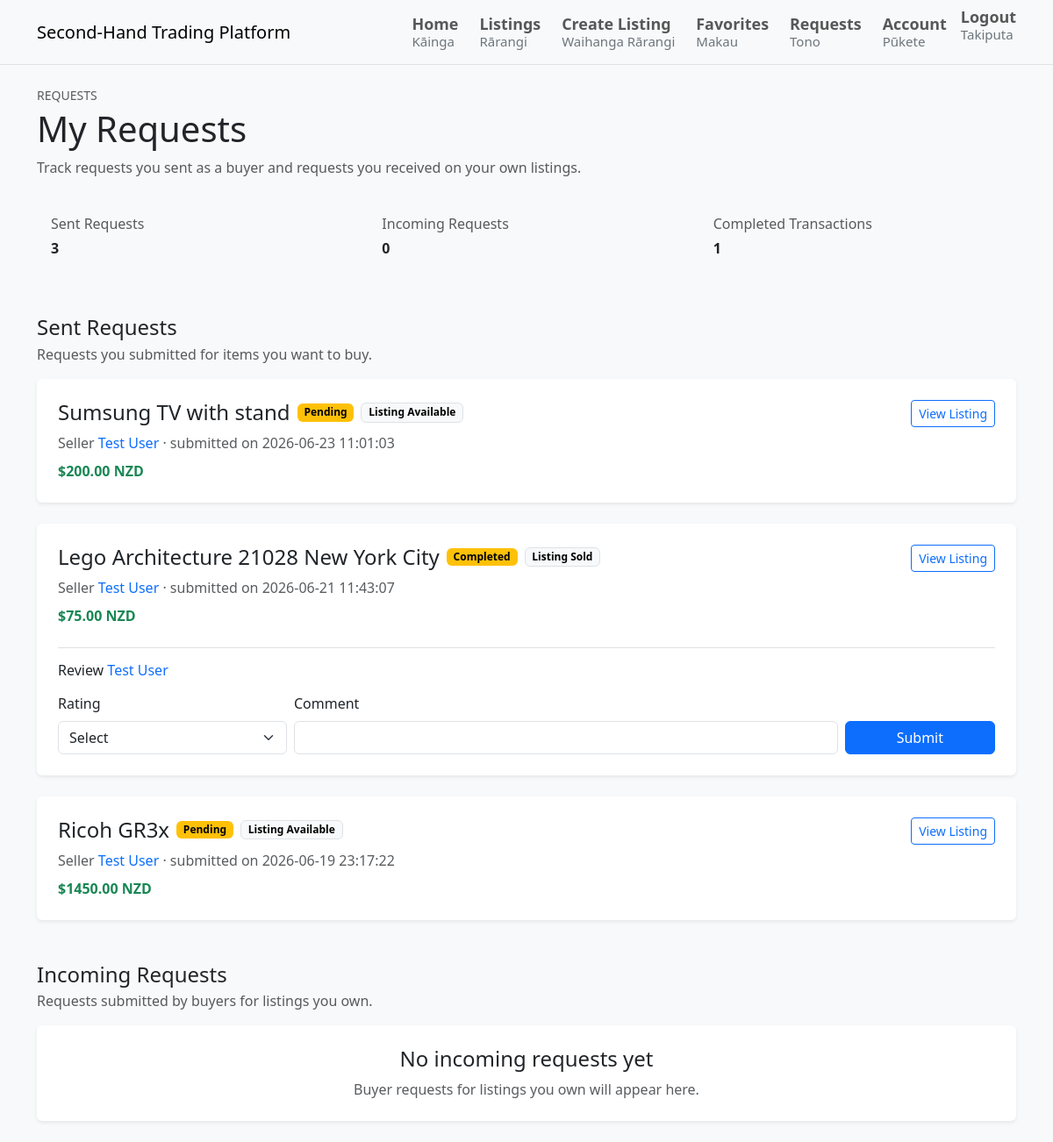
The page /requests/history (signed in) on the database as committed earlier.
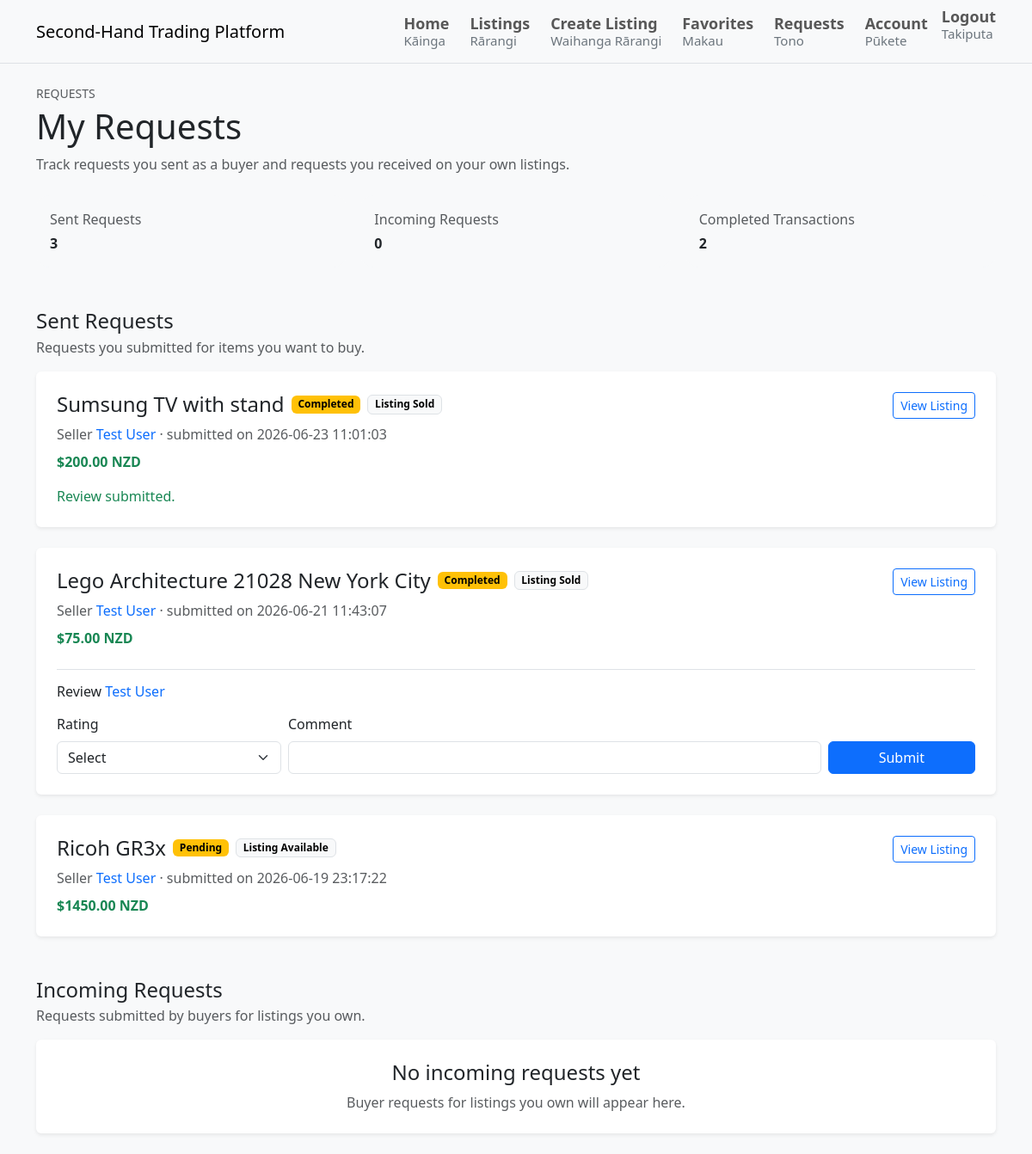
The same page on the database as committed later.
### tables this page shows
CREATE TABLE requests (
    id INTEGER PRIMARY KEY AUTOINCREMENT,
    listing_id INTEGER NOT NULL,
    buyer_id INTEGER NOT NULL,
    seller_id INTEGER NOT NULL,
    status TEXT NOT NULL DEFAULT 'pending',
    is_locked INTEGER NOT NULL DEFAULT 0,
    message TEXT,
    created_at TEXT NOT NULL,
    updated_at TEXT NOT NULL,
    FOREIGN KEY (listing_id) REFERENCES listings(id),
    FOREIGN KEY (buyer_id) REFERENCES users(id),
    FOREIGN KEY (seller_id) REFERENCES users(id)
);

CREATE TABLE listings (
    id INTEGER PRIMARY KEY AUTOINCREMENT,
    seller_id INTEGER NOT NULL,
    category_id INTEGER NOT NULL,
    image_url TEXT NOT NULL,
    title TEXT NOT NULL,
    description TEXT NOT NULL,
    condition TEXT NOT NULL,
    price REAL NOT NULL,
    status TEXT NOT NULL DEFAULT 'available',
    created_at TEXT NOT NULL,
    updated_at TEXT NOT NULL,
    FOREIGN KEY (seller_id) REFERENCES users(id),
    FOREIGN KEY (category_id) REFERENCES categories(id)
);

CREATE TABLE users (
    id INTEGER PRIMARY KEY AUTOINCREMENT,
    display_name TEXT NOT NULL,
    full_name TEXT NOT NULL,
    date_of_birth TEXT NOT NULL,
    email TEXT NOT NULL UNIQUE,
    phone_number TEXT,
    preferred_contact_method TEXT NOT NULL,
    password_hash TEXT NOT NULL,
    role TEXT NOT NULL DEFAULT 'user',
    is_locked INTEGER NOT NULL DEFAULT 0,
    bio TEXT,
    created_at TEXT NOT NULL
);

### routes/transaction_routes.py (the view)
@transaction_bp.get("/requests/history")
@marketplace_user_required
def request_history() -> str:
    request_views = transaction_service.request_history(session["user_id"])
    return render_template(
        "request_history.html",
        outgoing_requests=request_views["outgoing_requests"],
        incoming_requests=request_views["incoming_requests"],
        summary=request_views["summary"],
    )

### models/db.py (called while the page is built)
def get_db() -> sqlite3.Connection:
    return DatabaseManager().get_connection()

    def __new__(cls):
        if cls._instance is None:
            cls._instance = super().__new__(cls)
        return cls._instance

    def get_connection(self) -> sqlite3.Connection:
        if "db" not in g:
            g.db = sqlite3.connect(current_app.config["DATABASE_PATH"])
            g.db.row_factory = sqlite3.Row
        return g.db

    def close_connection(self) -> None:
        db = g.pop("db", None)
        if db is not None:
            db.close()

### services/transaction_service.py (called while the page is built)
    @staticmethod
    def _review_exists(request_id: int, reviewer_id: int, reviewed_user_id: int) -> bool:
        db = get_db()
        review = db.execute(
            """
            SELECT id
            FROM reviews
            WHERE request_id = ? AND reviewer_id = ? AND reviewed_user_id = ?
            """,
            (request_id, reviewer_id, reviewed_user_id),
        ).fetchone()
        return review is not None

### templates/request_history.html (shortened to what the changed rows need)
{% extends "base.html" %}
{% block content %}
<section class="mb-4">
    <h1 class="mb-2">My Requests</h1>
</section>
<section class="mb-5">
    <div class="row g-3">
        <div class="col-md-4">
            <div class="rounded-4 bg-light p-3 h-100">
                <span class="text-muted d-block mb-1">Completed Transactions</span>
                <strong>{{ summary.completed_transaction_count }}</strong>
            </div>
        </div>
    </div>
</section>
<section class="mb-5">
    <div class="d-flex justify-content-between align-items-end gap-3 mb-3">
        <div>
            <h2 class="h4 mb-1">Sent Requests</h2>
        </div>
    </div>
    {% if outgoing_requests %}
        <div class="row g-4">
            {% for purchase_request in outgoing_requests %}
                <div class="col-12">
                    <article class="card border-0 shadow-sm">
                        <div class="card-body p-4">
                            <div class="d-flex flex-column flex-lg-row justify-content-between gap-3">
                                <div>
                                    <div class="d-flex flex-wrap align-items-center gap-2 mb-2">
                                        <h3 class="h4 mb-0">{{ purchase_request.listing_title }}</h3>
                                        <span class="badge text-bg-warning">
                                            {{ purchase_request.status_label }}
                                        </span>
                                        <span class="badge text-bg-light border">
                                            Listing {{ purchase_request.listing_status_label }}
                                        </span>
                                    </div>
                                    <p class="text-muted mb-2">
                                        Seller
                                        <a
                                            class="text-decoration-none"
                                            href="{{
                                                url_for(
                                                    'profiles.view_public_profile',
                                                    user_id=purchase_request.seller_id
                                                )
                                            }}"
                                        >
                                            {{ purchase_request.seller_name }}
                                        </a>
                                        · submitted on {{ purchase_request.created_at }}
                                    </p>
                                    <p class="listing-price text-success fw-bold mb-0">
                                        ${{ purchase_request.listing_price_label }} NZD
                                    </p>
                                </div>
                                <div class="text-lg-end">
                                    <a
                                        class="btn btn-outline-primary btn-sm"
                                        href="{{
                                            url_for(
                                                'listings.view_listing_detail',
                                                listing_id=purchase_request.listing_id
                                            )
                                        }}"
                                    >
                                        View Listing
                                    </a>
                                </div>
                            </div>
                            {% set review_form_prefix = "outgoing" %}
                            {% include "_review_form.html" %}
                        </div>
                    </article>
                </div>
            {% endfor %}
        </div>
    {% endif %}
</section>
<section>
    <div class="d-flex justify-content-between align-items-end gap-3 mb-3">
        <div>
            <h2 class="h4 mb-1">Incoming Requests</h2>
        </div>
    </div>
</section>
{% endblock %}

### templates/_review_form.html (shortened to what this page needs)
{% if purchase_request.can_review %}
    <form
        class="mt-4 border-top pt-3"
        action="{{ url_for('transactions.create_review') }}"
        method="post"
    >
        <h4 class="h6 mb-3">
            Review
            <a
                class="text-decoration-none"
                href="{{
                    url_for(
                        'profiles.view_public_profile',
                        user_id=purchase_request.reviewed_user_id
                    )
                }}"
            >
                {{ purchase_request.reviewed_user_name }}
            </a>
        </h4>
        <div class="row g-2 align-items-end">
            <div class="col-md-3">
                <label
                    class="form-label"
                    for="{{ review_form_prefix }}-score-{{ purchase_request.id }}"
                >
                    Rating
                </label>
                <select
                    class="form-select"
                    id="{{ review_form_prefix }}-score-{{ purchase_request.id }}"
                    name="score"
                    required
                >
                    <option value="">Select</option>
                </select>
            </div>
            <div class="col-md-7">
                <label
                    class="form-label"
                    for="{{ review_form_prefix }}-comment-{{ purchase_request.id }}"
                >
                    Comment
                </label>
                <input
                    class="form-control"
                    id="{{ review_form_prefix }}-comment-{{ purchase_request.id }}"
                    name="comment"
                    type="text"
                    maxlength="500"
                >
            </div>
            <div class="col-md-2">
                <button class="btn btn-primary w-100" type="submit">
                    Submit
                </button>
            </div>
        </div>
    </form>
{% elif purchase_request.has_reviewed %}
    <p class="text-success mt-3 mb-0">Review submitted.</p>
{% endif %}

Rows that differ between the two databases and show on the page:
changed requests "Sumsung TV with stand": status_label "Pending" → "Completed"; listing_status_label "Available" → "Sold"; now shows "Review submitted."
Other text that changed with them:
{{ summary.completed_transaction_count }}: "1" → "2"
